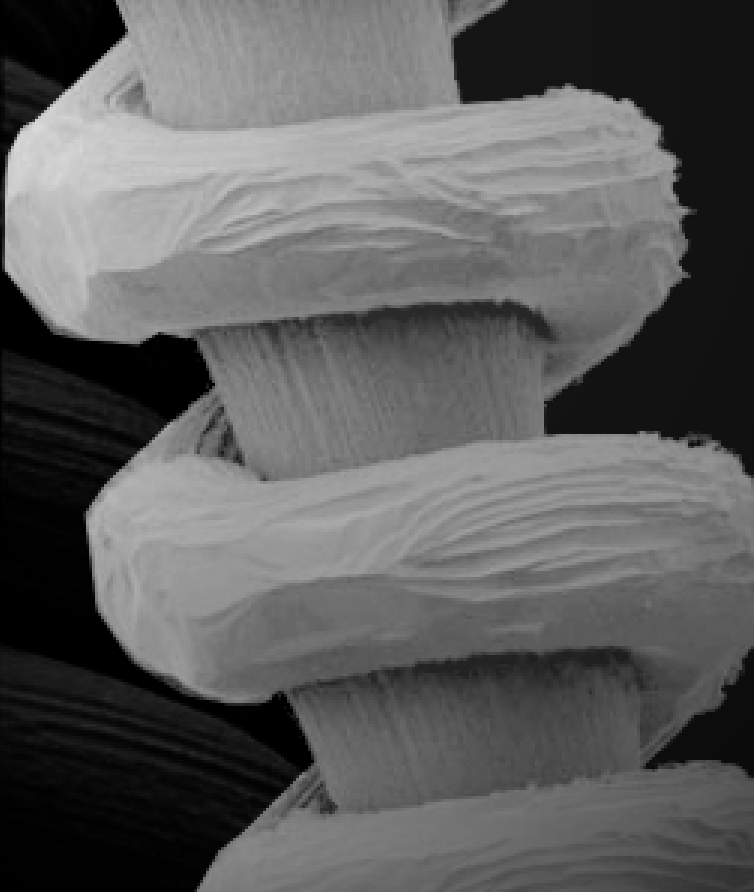
#> input picture CH02/images/Fig0229(a)(tungsten_filament_shaded).tif, 754 x 892 px
$ python division.py
#> lines starting #> are read from the running program, lines starting #| are printed output that depends on the picture
#!/usr/bin/env python3
# _*_ coding:utf-8 _*_

from PIL import Image
import numpy as np


def division(image_a, image_b):
    result = np.array(image_a) - np.array(image_b)
    result = Image.fromarray(result, 'L')
    return result


def main():
    with Image.open('./images/Fig0229(a)(tungsten_filament_shaded).tif') as image_a, \
            Image.open('./images/Fig0229(b)(tungsten_sensor_shading).tif') as image_b:
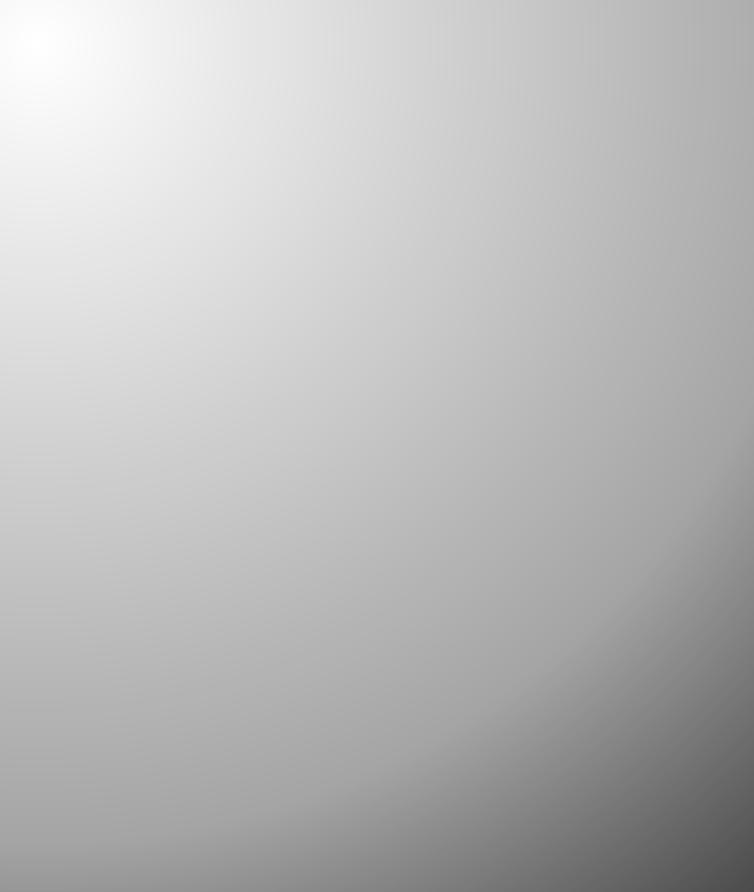
#> input picture CH02/images/Fig0229(b)(tungsten_sensor_shading).tif, 754 x 892 px
#> image_a is the input picture: PIL image 754x892 L; min 0, max 217, mean 93.5
#> image_b is the input picture: PIL image 754x892 L; min 76, max 255, mean 186.2
        output = division(image_a, image_b)
#> in division, `result = np.array(image_a) - np.array(image_b)`:
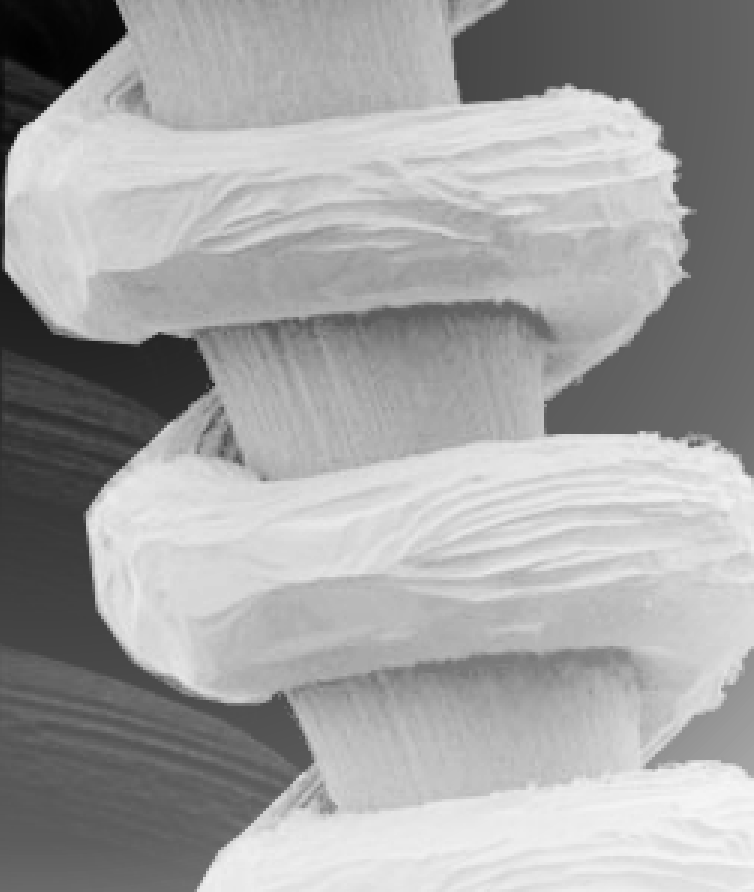
#> result: shape (892, 754); min 2, max 245, mean 163.3
        image_a.show()
        output.show()


if __name__ == '__main__':
    main()
